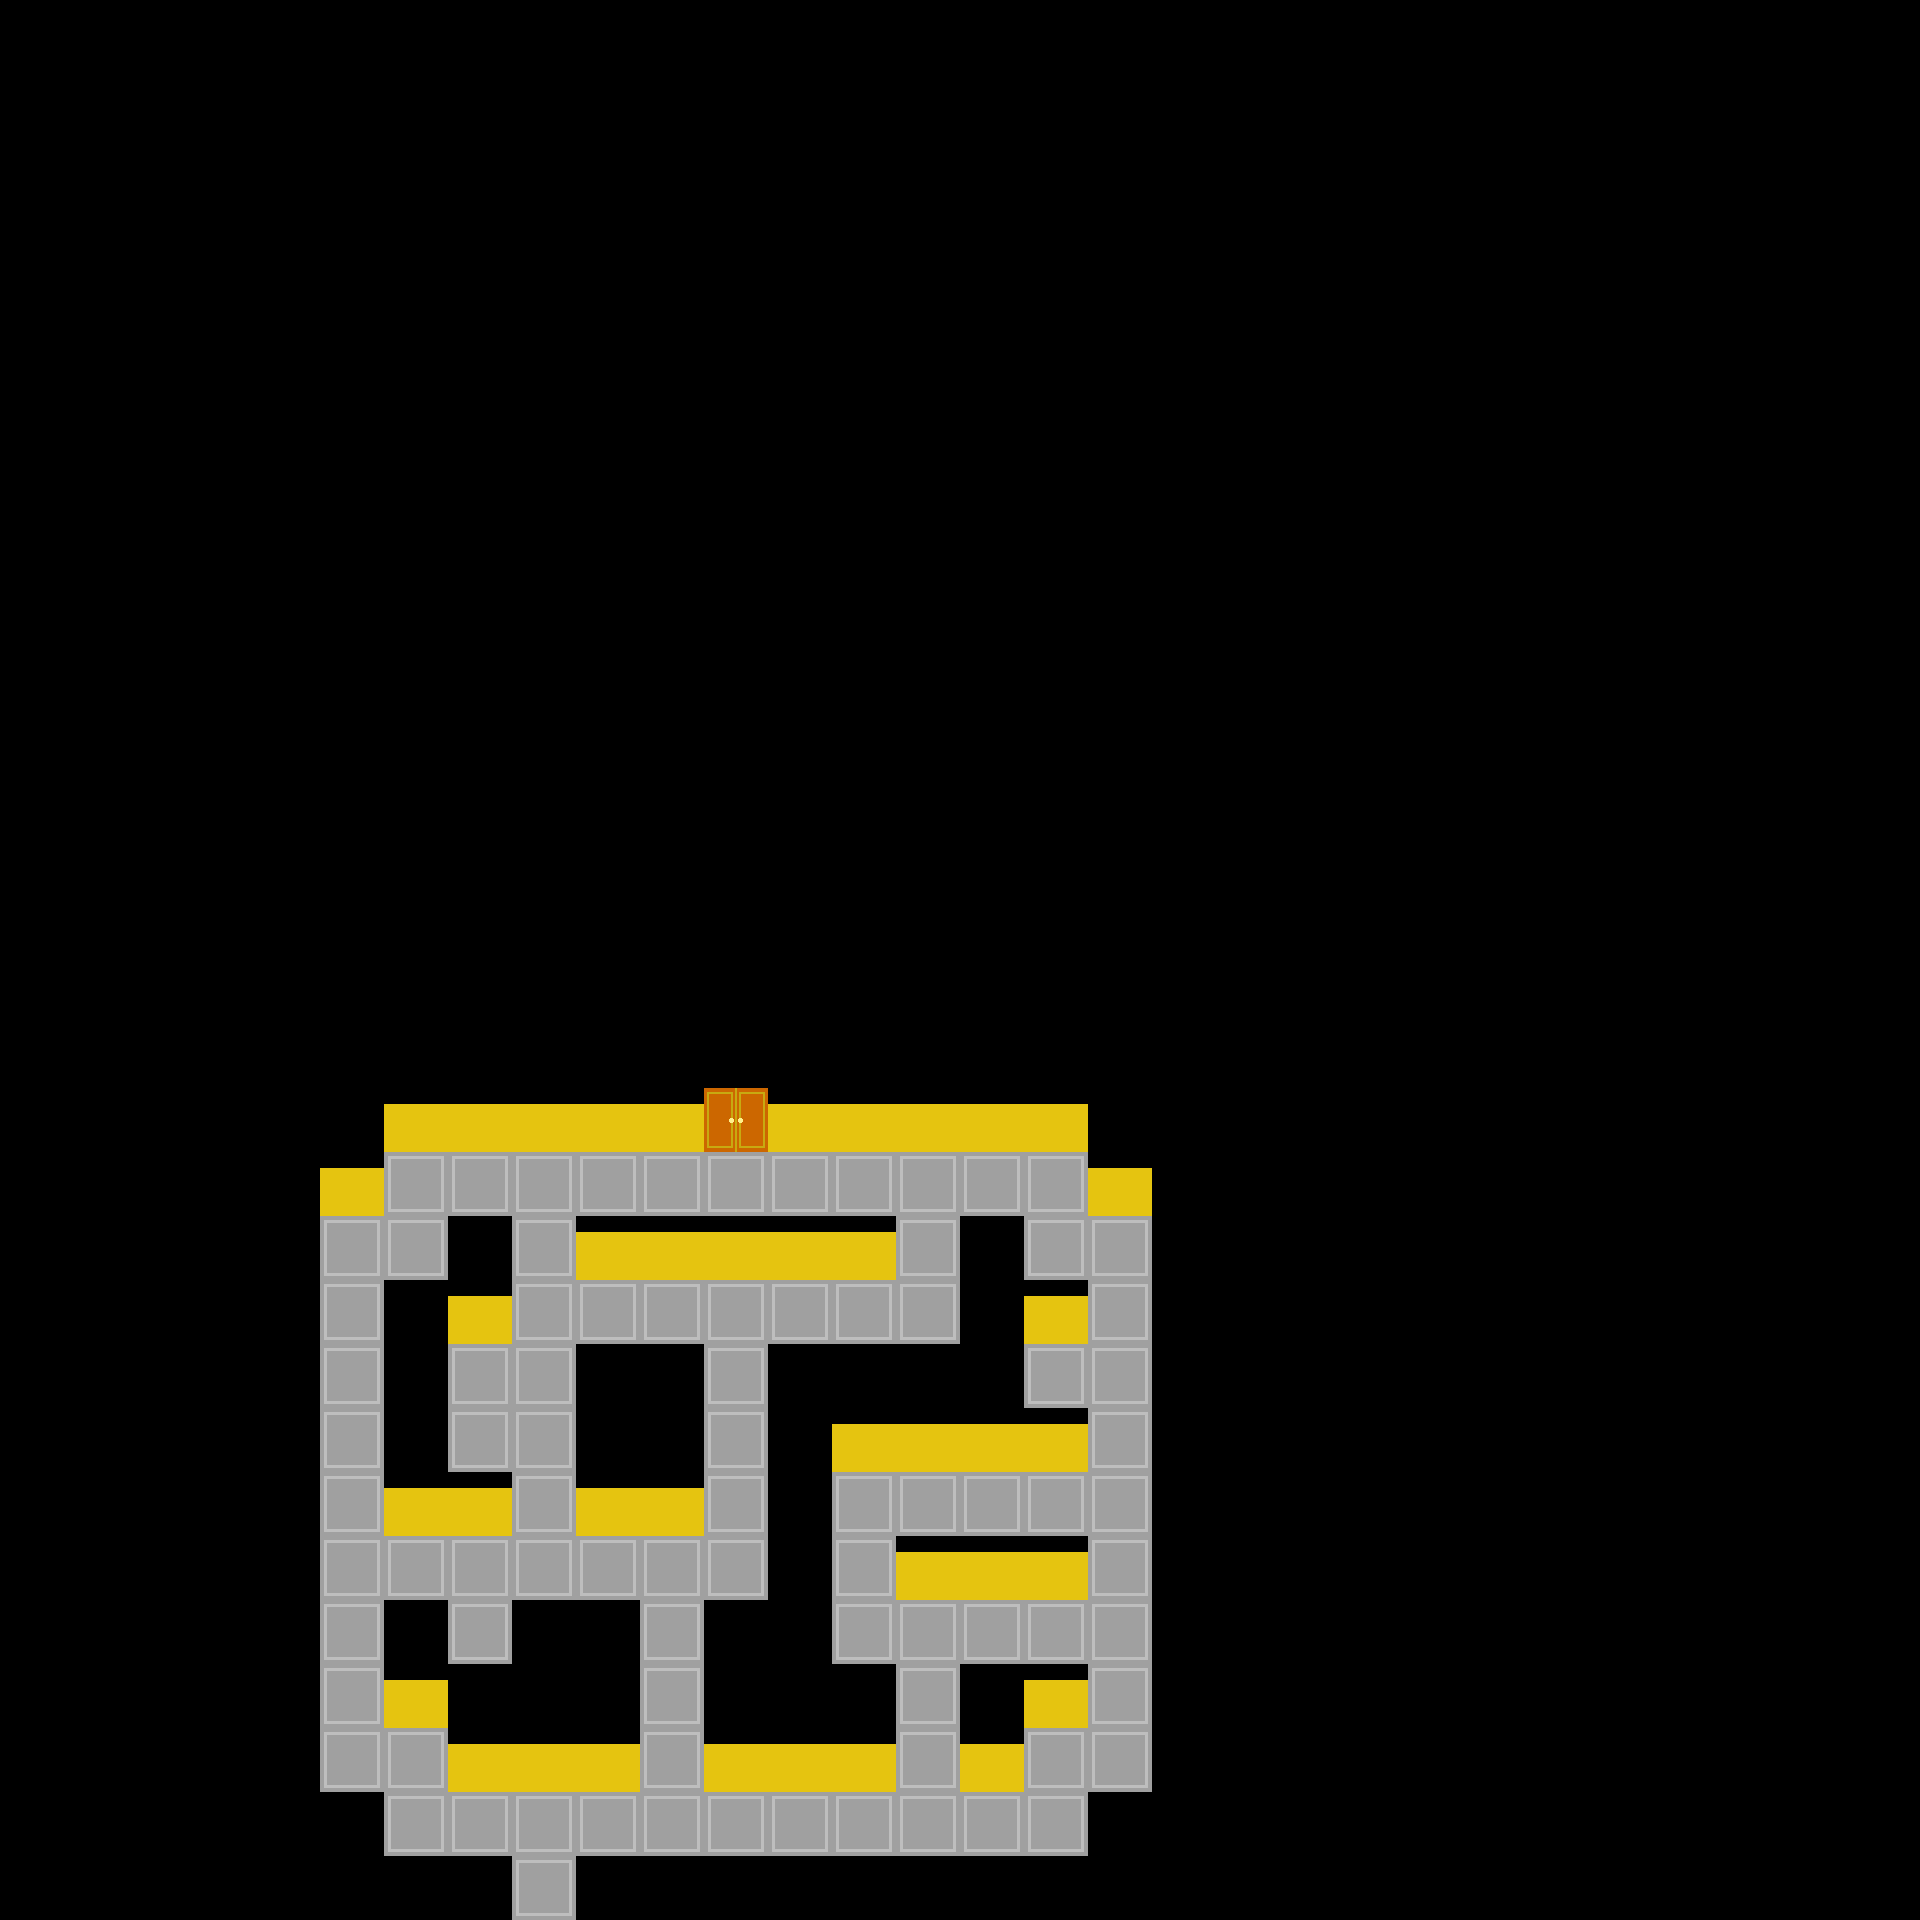

Tiled map render using the project's own tile images. Description and the map definition, with tile-layer contents summarised, below:
An orthogonal 30x30 tile map with 64x64 px tiles, 1 tile layer (MAP).

<map version="1.2" tiledversion="1.2.5" orientation="orthogonal" renderorder="right-down" width="30" height="30" tilewidth="64" tileheight="64" infinite="0" nextlayerid="2" nextobjectid="1">
 <tileset firstgid="1" source="tileset_basic.tsx" />
 <layer id="1" name="MAP" width="30" height="30">
  <data>[900 cells, 900 non-empty, 4 distinct tile ids]</data>
 </layer>
</map>
